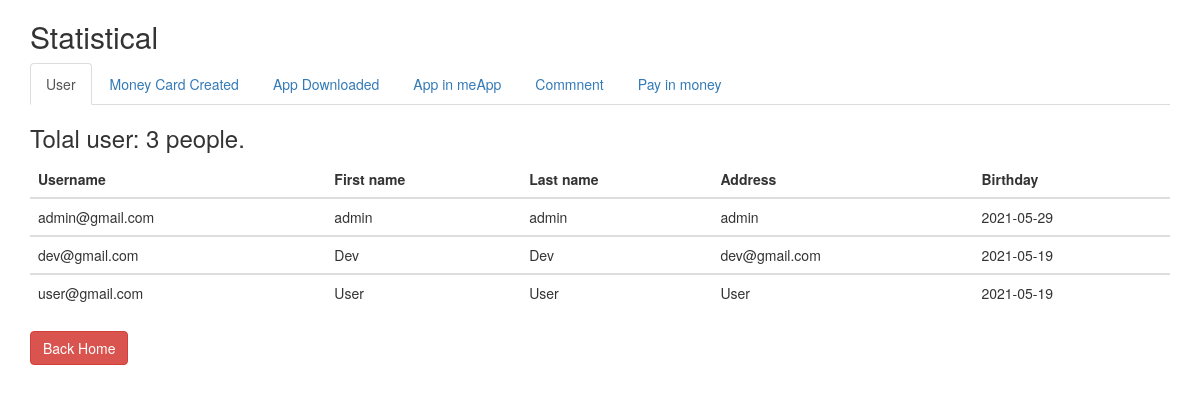
The page /source/statistical.php on the database its author committed.
### tables this page shows
CREATE TABLE `user` (
  `username` varchar(100) NOT NULL,
  `email` varchar(100) NOT NULL,
  `first_name` varchar(100) NOT NULL,
  `last_name` varchar(100) NOT NULL,
  `address` varchar(100) NOT NULL,
  `birth` date NOT NULL,
  `money` int(15) NOT NULL,
  `password` varchar(255) NOT NULL,
  `activate_token` varchar(255) DEFAULT NULL,
  `level` int(11) NOT NULL
);

### source/db.php (called while the page is built, shortened)
<?php
function open_database(){
    $conn = new mysqli(HOST, USER, PASS, DB);
    return $conn;
}
function getFullInformation() {
    $conn = open_database();
    $sql = 'select * from user';
    $stm = $conn->prepare($sql);
    $stm->execute();
    $data = $stm->get_result();
    return $data;
}
function countUser() {
    $conn = open_database();
    $sql = 'select count(*) from user';
    $stm = $conn->prepare($sql);
    $stm->execute();
    $count = $stm->get_result();
    $count = $count->fetch_assoc();
    $data = $count['count(*)'];
    return $data;
}

### source/statistical.php (the view, shortened to what this page needs)
<!DOCTYPE html>
<html lang="en">
    <head>
        <link rel="stylesheet" href="https://maxcdn.bootstrapcdn.com/bootstrap/3.4.1/css/bootstrap.min.css">
    </head>
    <body>
        <?php
    require_once('db.php');
    $info = countUser();
    $user = getFullInformation();
    ?>
        <div class="container">
            <h2>Statistical</h2>
            <ul class="nav nav-tabs">
                <li class="active"><a data-toggle="tab" href="#home">User</a></li>
                <li><a data-toggle="tab" href="#menu1">Money Card Created</a></li>
                <li><a data-toggle="tab" href="#menu2">App Downloaded</a></li>
                <li><a data-toggle="tab" href="#menu3">App in meApp</a></li>
                <li><a data-toggle="tab" href="#menu4">Commnent</a></li>
                <li><a data-toggle="tab" href="#menu5">Pay in money</a></li>
            </ul>
            <div class="tab-content">
                <div id="home" class="tab-pane fade in active">
                    <h3>Tolal user: <?= $info ?> people.</h3>
                    <table class="table">
                        <thead>
                            <tr>
                                <th scope="col">Username</th>
                                <th scope="col">First name</th>
                                <th scope="col">Last name</th>
                                <th scope="col">Address</th>
                                <th scope="col">Birthday</th>
                            </tr>
                        </thead>
                        <?php
                    while ($row = mysqli_fetch_assoc($user)) { ?>
                        <tbody>
                            <tr>
                                <td><?= $row['username'] ?></td>
                                <td><?= $row['first_name'] ?></td>
                                <td><?= $row['last_name'] ?></td>
                                <td><?= $row['address'] ?></td>
                                <td><?= $row['birth'] ?></td>
                            </tr>
                        </tbody>
                        <?php } ?>
                    </table>
                    <a class="btn btn-danger top-50" href="index.php" role="button" class="col col-lg-2">Back
                        Home</a>
                </div>
            </div>
        </div>
    </body>
</html>

### rows shown on the page
user: username "admin@gmail.com", first_name "admin", last_name "admin", address "admin", birth "2021-05-29"
user: username "dev@gmail.com", first_name "Dev", last_name "Dev", address "dev@gmail.com", birth "2021-05-19"
user: username "user@gmail.com", first_name "User", last_name "User", address "User", birth "2021-05-19"

### other values the page prints
$info "3"
